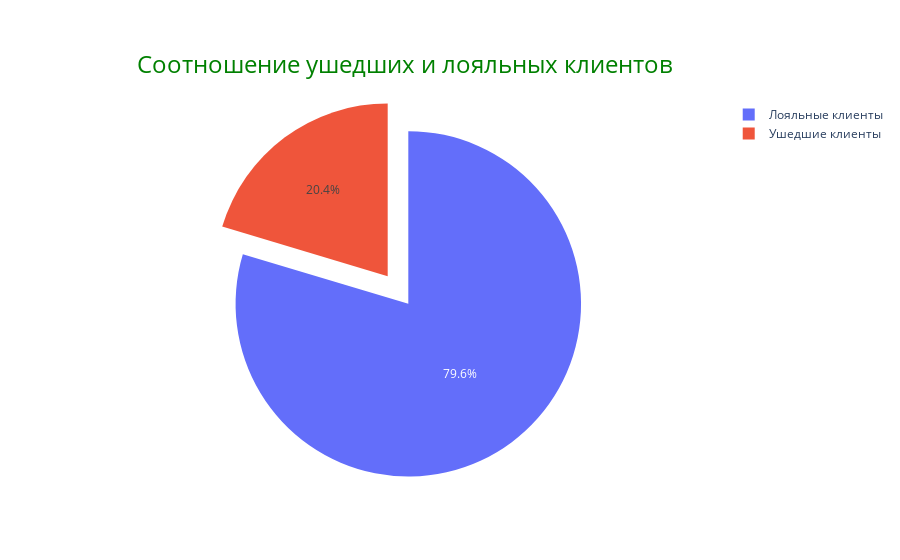

The code cell stored with this chart in its notebook:
### Markdown cell above
9.1. Каково соотношение ушедших и лояльных клиентов? Покажите это на графике и дайте комментарий по соотношению.

### Code cell
fig1 = go.Figure(go.Pie(
    values = churn_data['Exited'].value_counts(),
    labels = ['Лояльные клиенты', 'Ушедшие клиенты'],
    pull = 0.1
))
fig1.update_layout(
    title = {
        'text': 'Соотношение ушедших и лояльных клиентов',
        'y': 0.9,
        'x': 0.45,
        'xanchor': 'center',
        'yanchor': 'top'
    },
    titlefont = {'size': 24, 'color': 'green'}
)
fig1.show()

### Figure 1 — Plotly figure (JSON) as saved in the notebook; plotly's stock layout.template omitted (floating-point values rounded to 4 significant figures)
{"data": [{"labels": ["Лояльные клиенты", "Ушедшие клиенты"], "pull": 0.1, "type": "pie", "values": [7963, 2037]}], "layout": {"title": {"font": {"color": "green", "size": 24}, "text": "Соотношение ушедших и лояльных клиентов", "x": 0.45, "xanchor": "center", "y": 0.9, "yanchor": "top"}}}
